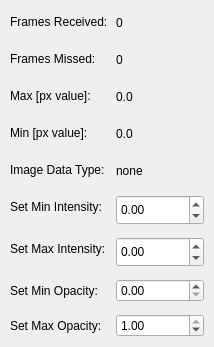
<?xml version="1.0" encoding="UTF-8"?>
<!-- Copyright (C) UChicago Argonne, LLC -->
<!-- See LICENSE file for details -->
<ui version="4.0">
 <class>HKL3DStatsDockWidget</class>
 <widget class="QWidget" name="HKL3DStatsDockWidget">
  <property name="maximumSize">
   <size>
    <width>380</width>
    <height>16777215</height>
   </size>
  </property>
  <property name="windowTitle">
   <string>Stats</string>
  </property>
  <layout class="QFormLayout" name="formLayoutStats">
   <property name="horizontalSpacing">
    <number>8</number>
   </property>
   <property name="verticalSpacing">
    <number>12</number>
   </property>
   <property name="leftMargin">
    <number>10</number>
   </property>
   <property name="topMargin">
    <number>10</number>
   </property>
   <property name="rightMargin">
    <number>10</number>
   </property>
   <property name="bottomMargin">
    <number>10</number>
   </property>
   <item row="0" column="0">
    <widget class="QLabel" name="lbl_frames_received_val">
     <property name="text">
      <string>Frames Received:</string>
     </property>
    </widget>
   </item>
   <item row="0" column="1">
    <widget class="QLabel" name="frames_received_val">
     <property name="minimumSize">
      <size>
       <width>0</width>
       <height>25</height>
      </size>
     </property>
     <property name="maximumSize">
      <size>
       <width>150</width>
       <height>16777215</height>
      </size>
     </property>
     <property name="text">
      <string>0</string>
     </property>
     <property name="valueLabel" stdset="0">
      <bool>true</bool>
     </property>
    </widget>
   </item>
   <item row="1" column="0">
    <widget class="QLabel" name="lbl_missed_frames_val">
     <property name="text">
      <string>Frames Missed:</string>
     </property>
    </widget>
   </item>
   <item row="1" column="1">
    <widget class="QLabel" name="missed_frames_val">
     <property name="minimumSize">
      <size>
       <width>0</width>
       <height>25</height>
      </size>
     </property>
     <property name="maximumSize">
      <size>
       <width>150</width>
       <height>16777215</height>
      </size>
     </property>
     <property name="text">
      <string>0</string>
     </property>
     <property name="valueLabel" stdset="0">
      <bool>true</bool>
     </property>
    </widget>
   </item>
   <item row="2" column="0">
    <widget class="QLabel" name="lbl_max_px_val">
     <property name="text">
      <string>Max [px value]:</string>
     </property>
    </widget>
   </item>
   <item row="2" column="1">
    <widget class="QLabel" name="max_px_val">
     <property name="minimumSize">
      <size>
       <width>0</width>
       <height>25</height>
      </size>
     </property>
     <property name="maximumSize">
      <size>
       <width>150</width>
       <height>16777215</height>
      </size>
     </property>
     <property name="text">
      <string>0.0</string>
     </property>
     <property name="valueLabel" stdset="0">
      <bool>true</bool>
     </property>
    </widget>
   </item>
   <item row="3" column="0">
    <widget class="QLabel" name="lbl_min_px_val">
     <property name="text">
      <string>Min [px value]:</string>
     </property>
    </widget>
   </item>
   <item row="3" column="1">
    <widget class="QLabel" name="min_px_val">
     <property name="minimumSize">
      <size>
       <width>0</width>
       <height>25</height>
      </size>
     </property>
     <property name="maximumSize">
      <size>
       <width>150</width>
       <height>16777215</height>
      </size>
     </property>
     <property name="text">
      <string>0.0</string>
     </property>
     <property name="valueLabel" stdset="0">
      <bool>true</bool>
     </property>
    </widget>
   </item>
   <item row="4" column="0">
    <widget class="QLabel" name="lbl_data_type_val">
     <property name="text">
      <string>Image Data Type:</string>
     </property>
    </widget>
   </item>
   <item row="4" column="1">
    <widget class="QLabel" name="data_type_val">
     <property name="minimumSize">
      <size>
       <width>0</width>
       <height>25</height>
      </size>
     </property>
     <property name="maximumSize">
      <size>
       <width>150</width>
       <height>16777215</height>
      </size>
     </property>
     <property name="text">
      <string>none</string>
     </property>
     <property name="valueLabel" stdset="0">
      <bool>true</bool>
     </property>
    </widget>
   </item>
   <item row="5" column="0">
    <widget class="QLabel" name="lbl_sbox_min_intensity">
     <property name="text">
      <string>Set Min Intensity:</string>
     </property>
    </widget>
   </item>
   <item row="5" column="1">
    <widget class="QDoubleSpinBox" name="sbox_min_intensity">
     <property name="minimumSize">
      <size>
       <width>0</width>
       <height>30</height>
      </size>
     </property>
     <property name="maximumSize">
      <size>
       <width>150</width>
       <height>16777215</height>
      </size>
     </property>
     <property name="minimum">
      <double>-10000000000.000000</double>
     </property>
     <property name="maximum">
      <double>10000000000.000000</double>
     </property>
     <property name="singleStep">
      <double>1.000000</double>
     </property>
     <property name="value">
      <double>0.000000</double>
     </property>
    </widget>
   </item>
   <item row="6" column="0">
    <widget class="QLabel" name="lbl_sbox_max_intensity">
     <property name="text">
      <string>Set Max Intensity:</string>
     </property>
    </widget>
   </item>
   <item row="6" column="1">
    <widget class="QDoubleSpinBox" name="sbox_max_intensity">
     <property name="minimumSize">
      <size>
       <width>0</width>
       <height>30</height>
      </size>
     </property>
     <property name="maximumSize">
      <size>
       <width>150</width>
       <height>16777215</height>
      </size>
     </property>
     <property name="minimum">
      <double>-10000000000.000000</double>
     </property>
     <property name="maximum">
      <double>10000000000.000000</double>
     </property>
     <property name="singleStep">
      <double>1.000000</double>
     </property>
     <property name="value">
      <double>0.000000</double>
     </property>
    </widget>
   </item>
   <item row="7" column="0">
    <widget class="QLabel" name="lbl_sbox_min_opacity">
     <property name="text">
      <string>Set Min Opacity:</string>
     </property>
    </widget>
   </item>
   <item row="7" column="1">
    <widget class="QDoubleSpinBox" name="sbox_min_opacity">
     <property name="minimumSize">
      <size>
       <width>0</width>
       <height>0</height>
      </size>
     </property>
     <property name="maximumSize">
      <size>
       <width>150</width>
       <height>16777215</height>
      </size>
     </property>
     <property name="minimum">
      <double>0.000000</double>
     </property>
     <property name="maximum">
      <double>1.000000</double>
     </property>
     <property name="singleStep">
      <double>0.100000</double>
     </property>
     <property name="value">
      <double>0.000000</double>
     </property>
    </widget>
   </item>
   <item row="8" column="0">
    <widget class="QLabel" name="lbl_sbox_max_opacity">
     <property name="text">
      <string>Set Max Opacity:</string>
     </property>
    </widget>
   </item>
   <item row="8" column="1">
    <widget class="QDoubleSpinBox" name="sbox_max_opacity">
     <property name="minimumSize">
      <size>
       <width>0</width>
       <height>0</height>
      </size>
     </property>
     <property name="maximumSize">
      <size>
       <width>150</width>
       <height>16777215</height>
      </size>
     </property>
     <property name="minimum">
      <double>0.000000</double>
     </property>
     <property name="maximum">
      <double>1.000000</double>
     </property>
     <property name="singleStep">
      <double>0.100000</double>
     </property>
     <property name="value">
      <double>1.000000</double>
     </property>
    </widget>
   </item>
  </layout>
 </widget>
 <resources/>
 <connections/>
</ui>
